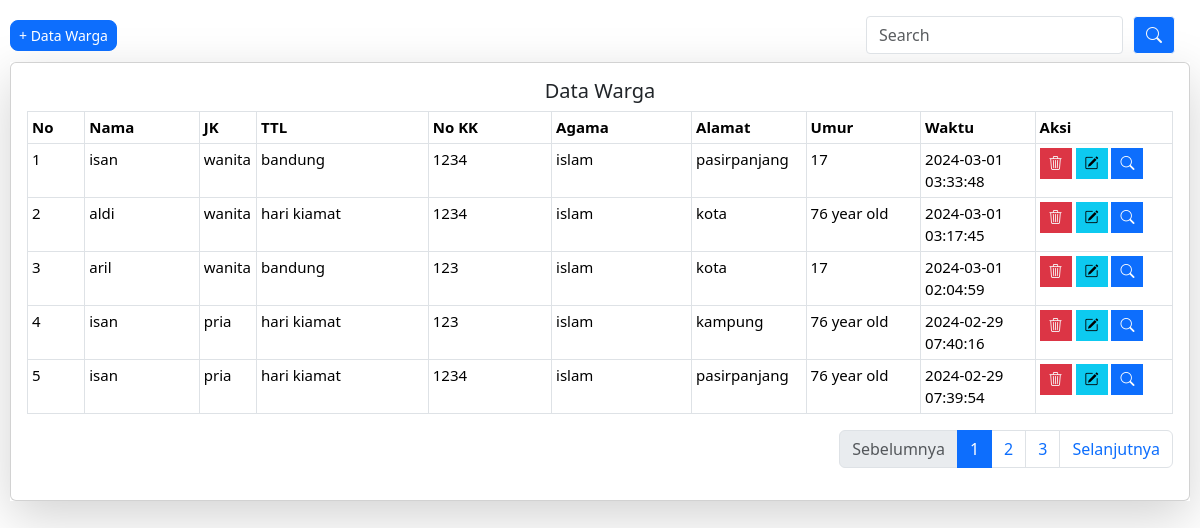
Page /app/tampil.php (signed in) on the committed database.
### tables this page shows
CREATE TABLE `datawarga` (
  `no` int(11) NOT NULL,
  `nama` varchar(30) NOT NULL,
  `jeniskelamin` enum('pria','wanita') NOT NULL,
  `tempat_tanggallahir` varchar(100) NOT NULL,
  `agama` varchar(25) NOT NULL,
  `no_kk` int(11) NOT NULL,
  `alamat` varchar(50) NOT NULL,
  `umur` varchar(25) NOT NULL,
  `waktu` timestamp NOT NULL DEFAULT current_timestamp() ON UPDATE current_timestamp(),
  `tanggal` date DEFAULT NULL
);

### app/tampil.php (the view, shortened to what this page needs)
<?php
include "boot.php";
include "koneksi.php";
$searchTerm = isset($_POST['q']) ? $_POST['q'] : '';
$results_per_page = 5;
$total_results = $konek->query("SELECT COUNT(*) as total FROM datawarga WHERE
nama LIKE '%$searchTerm%' OR
jeniskelamin LIKE '%$searchTerm%' OR
tempat_tanggallahir LIKE '%$searchTerm%' OR
no_kk LIKE '%$searchTerm%' OR
agama LIKE '%$searchTerm%' OR
alamat LIKE '%$searchTerm%' OR
umur LIKE '%$searchTerm%' OR
waktu LIKE '%$searchTerm%'")->fetch_assoc()['total'];
$num_of_pages = ceil($total_results / $results_per_page);
$current_page = isset($_GET['page']) && is_numeric($_GET['page']) ? $_GET['page'] : 1;
$offset = ($current_page - 1) * $results_per_page;
$query = "SELECT * FROM datawarga WHERE
nama LIKE '%$searchTerm%' OR
jeniskelamin LIKE '%$searchTerm%' OR
tempat_tanggallahir LIKE '%$searchTerm%' OR
no_kk LIKE '%$searchTerm%' OR
agama LIKE '%$searchTerm%' OR
alamat LIKE '%$searchTerm%' OR
umur LIKE '%$searchTerm%' OR
waktu LIKE '%$searchTerm%'
ORDER BY waktu DESC
LIMIT $results_per_page OFFSET $offset";
$result = $konek->query($query);
?>
<div class="d-flex align-items-center mt-3">
     <a href="input.php" class="btn btn-primary rounded-3 btn-sm" style="margin-left: 10px;">+ Data Warga</a>
     <form id="searchForm" class="d-flex ms-auto" action="" method="post" role="search" style="margin-right: 25px;">
          <input id="searchInput" class="form-control rounded-1" type="search" name="q" placeholder="Search"
               aria-label="Search" style="margin-right: 10px;">
          <button id="searchButton" class="btn btn-outline-light btn-primary rounded-1" type="submit"><i
                    class="bi bi-search"></i></button>
     </form>
</div>
<div class="col mt-2 shadow-lg" style="margin: 10px;">
     <div class="card">
          <div class="card-body">
               <h5 class="card-title text-center">Data Warga</h5>
               <div class="table-responsive">
                    <table class="table table-bordered table-sm" id="dataTable" style="font-size: 15px;">
                         <thead>
                              <tr>
                                   <th scope="col" width="5%">No</th>
                                   <th scope="col" width="10%">Nama</th>
                                   <th scope="col" width="5%">JK</th>
                                   <th scope="col" width="15%">TTL</th>
                                   <th scope="col">No KK</th>
                                   <th scope="col">Agama</th>
                                   <th scope="col" width="10%">Alamat</th>
                                   <th scope="col" width="10%">Umur</th>
                                   <th scope="col" width="10%">Waktu</th>
                                   <th scope="col" width="12%">Aksi</th>
                              </tr>
                         </thead>
                         <tbody>
                              <?php
                        $start_number = ($current_page - 1) * $results_per_page + 1;
                        while ($s = $result->fetch_assoc()) {
                        ?>
                              <tr>
                                   <td><?php echo $start_number; ?></td>
                                   <td><?php echo $s['nama'] ?></td>
                                   <td><?php echo $s['jeniskelamin'] ?></td>
                                   <td><?php echo $s['tempat_tanggallahir'] ?></td>
                                   <td><?php echo $s['no_kk'] ?></td>
                                   <td><?php echo $s['agama'] ?></td>
                                   <td><?php echo $s['alamat'] ?></td>
                                   <td><?php echo $s['umur'] ?></td>
                                   <td><?php echo $s['waktu'] ?></td>
                                   <td>
                                        <button class="btn btn-danger btn-sm rounded-0"
                                             onclick="document.location.href='hapus.php?id=<?php echo $s['no'] ?>'">
                                             <i class="bi bi-trash3 text-light"></i>
                                        </button>
                                        <button class="btn btn-info btn-sm rounded-0"
                                             onclick="document.location.href='update.php?id=<?php echo $s['no'] ?>'">
                                             <i class="bi bi-pencil-square"></i>
                                        </button>
                                        <button class="btn btn-primary btn-sm rounded-0"
                                             onclick="document.location.href='read.php?id=<?php echo $s['no'] ?>'">
                                             <i class="bi bi-search"></i>
                                        </button>
                                   </td>
                              </tr>
                              <?php
                            $start_number++;
                        }
                        ?>
                         </tbody>
                    </table>
               </div>
               <nav aria-label="Page navigation example">
                    <ul class="pagination justify-content-end">
                         <li class="page-item <?php if($current_page == 1) echo 'disabled'; ?>">
                              <a class="page-link" href="?page=<?php echo ($current_page - 1); ?>" tabindex="-1"
                                   aria-disabled="true">Sebelumnya</a>
                         </li>
                         <?php for($page = 1; $page <= $num_of_pages; $page++): ?>
                         <li class="page-item <?php if($page == $current_page) echo 'active'; ?>">
                              <a class="page-link" href="?page=<?php echo $page; ?>"><?php echo $page; ?></a>
                         </li>
                         <?php endfor; ?>
                         <li class="page-item <?php if($current_page == $num_of_pages) echo 'disabled'; ?>">
                              <a class="page-link" href="?page=<?php echo ($current_page + 1); ?>">Selanjutnya</a>
                         </li>
                    </ul>
               </nav>
          </div>
     </div>
</div>

### rows in the picture
datawarga: nama "isan", jeniskelamin "wanita", tempat_tanggallahir "bandung", no_kk "1234", agama "islam", alamat "pasirpanjang", umur "17", waktu "2024-03-01 03:33:48"
datawarga: nama "aldi", jeniskelamin "wanita", tempat_tanggallahir "hari kiamat", no_kk "1234", agama "islam", alamat "kota", umur "76 year old", waktu "2024-03-01 03:17:45"
datawarga: nama "aril", jeniskelamin "wanita", tempat_tanggallahir "bandung", no_kk "123", agama "islam", alamat "kota", umur "17", waktu "2024-03-01 02:04:59"
datawarga: nama "isan", jeniskelamin "pria", tempat_tanggallahir "hari kiamat", no_kk "123", agama "islam", alamat "kampung", umur "76 year old", waktu "2024-02-29 07:40:16"
datawarga: nama "isan", jeniskelamin "pria", tempat_tanggallahir "hari kiamat", no_kk "1234", agama "islam", alamat "pasirpanjang", umur "76 year old", waktu "2024-02-29 07:39:54"
